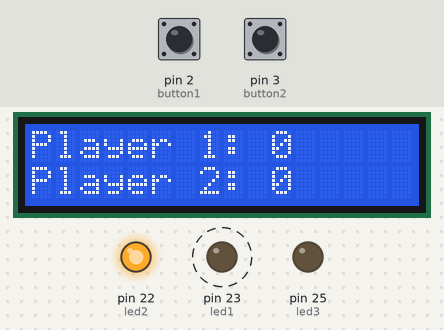
Recording of a sketch running on a simulated Arduino Mega 2560, built with avr-gcc and run on an emulated ATmega2560. On the bench: 16×2 character LCD, output pins drawn as LEDs (lit = HIGH). Dashed ring = blinking. The test bench sets the inputs (shaded band); at power-on: pin 3 (button2) HIGH, pin 2 (button1) HIGH. What the sketch prints to the serial monitor is not drawn.

Above: at 0.64 s.
1.3 s: pin 3 (button2) pulled LOW for 0.15 s
At 1.44 s:
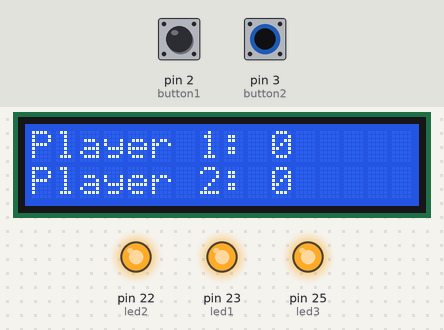
2.0 s: pin 2 (button1) pulled LOW for 1 s
3.6 s: pin 3 (button2) pulled LOW for 1 s
5.2 s: pin 2 (button1) pulled LOW for 1 s
6.8 s: pin 2 (button1) pulled LOW for 3.2 s
At 9.81 s:
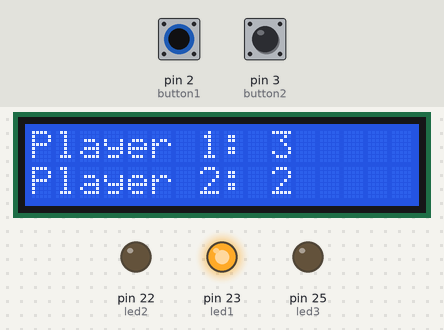
At 10.33 s:
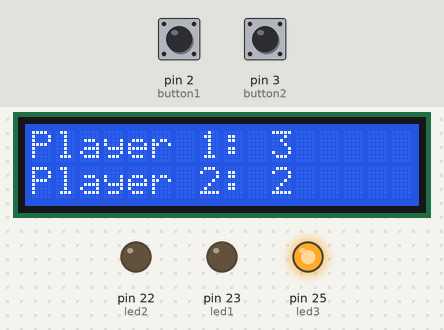
10.6 s: pin 3 (button2) pulled LOW for 0.15 s
At 11.11 s:
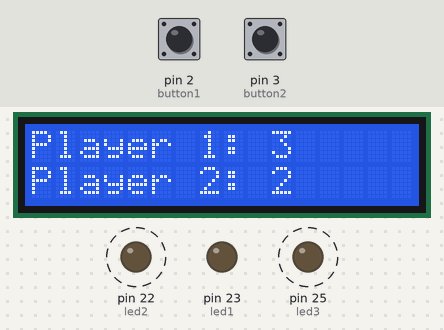
Timing chart, 0 to 12.3 s (numbered marks = the images above; inputs shaded):
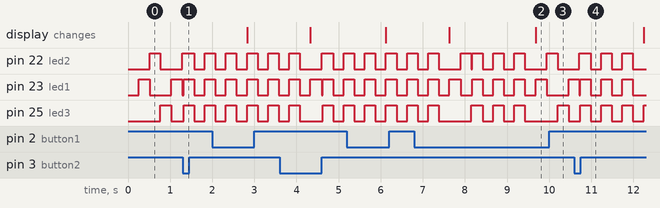

Measured:
- after the input at 1.3 s, pin 23 (led1): LOW → HIGH after 0.02 s instead of 0.50 s
- after the input at 6.8 s, the display: first differs from a run without the input after 2.9 s (image 2)
- after the input at 10.6 s, pin 22 (led2): alternates HIGH for 0.25 s and LOW for 0.25 s, starting after 0.64 s; pin 25 (led3): alternates HIGH for 0.25 s and LOW for 0.25 s, starting after 0.14 s
- by itself, pin 23 (led1): alternates HIGH for 0.26 s and LOW for 0.51 s

The sketch:

LEDlightgame.ino
```cpp
#include <LiquidCrystal.h>


#define button1 2
#define button2 3
#define led1 23
#define led2 22
#define led3 25
#define ledwin2 39
#define ledwin1 38

int rs= 53;
int en= 51;
int d4= 49;
int d5= 47;
int d6= 45;
int d7= 43;
LiquidCrystal lcd(rs,en,d4,d5,d6,d7);

int player1score = 0;
int player2score = 0;

unsigned long previousMillis = 0;
const long interval = 250;
void setup(){
  Serial.begin(9600);
  // button inputs
  pinMode(button1, INPUT);
  pinMode(button2, INPUT);

  // lcd setup
  lcd.begin(16,2);
  lcd.setCursor(0,0);
  lcd.print("Player 1: ");
  lcd.print(player1score);

  lcd.setCursor(0,1);
  lcd.print("Player 2: ");
  lcd.print(player2score);

  // led outputs
  pinMode(led1, OUTPUT);
  pinMode(led2, OUTPUT);
  pinMode(led3, OUTPUT);
}

int button1currentstate = 1;
int button1off = 0;
int button2currentstate = 1;
int led1currentstate = 0;
int led2currentstate = 0;
int led3currentstate = 0;

int led_iter = 1;
int led_update = 1;

void loop(){

  unsigned long currentMillis = millis();
  if (currentMillis - previousMillis >= interval){
    previousMillis = currentMillis;
    led_pattern();
  }

  int button1currentstate = digitalRead(button1);
  int button2currentstate = digitalRead(button2);

  button1_check(button1currentstate);
  button2_check(button2currentstate);

  Serial.print(button2currentstate);
  Serial.print("     ");
  Serial.print("led current");
  Serial.print(led_iter);
  Serial.print("\n");

}
// ===================================================================================
// LED PATTERNS
void led_pattern(){
  if (led_iter == 1){
      digitalWrite(led1, HIGH);
      digitalWrite(led2, LOW);
      digitalWrite(led3, LOW);
      led_update = 2;
      led_iter = led_update;
    }
  else if (led_iter == 2){
      digitalWrite(led1, LOW);
      digitalWrite(led2, HIGH);
      digitalWrite(led3, LOW);
      led_update = 3;
      led_iter = led_update;
    }
  else if (led_iter == 3){
      digitalWrite(led1, LOW);
      digitalWrite(led2, LOW);
      digitalWrite(led3, HIGH);
      led_update = 1;
      led_iter = led_update;
      }
  }

void button1_check(int button1currentstate){
  if (button1currentstate == 0 && led_iter == 1){
  Serial.print("button1 is pressed   ");
  for (int i=1;i<4;i++){
    digitalWrite(led1, HIGH);
    digitalWrite(led2, HIGH);
    digitalWrite(led3, HIGH);
    digitalWrite(ledwin1, HIGH);
    delay(250);
    digitalWrite(led1, LOW);
    digitalWrite(led2, LOW);
    digitalWrite(led3, LOW);
    digitalWrite(ledwin1, LOW);
    delay(250);
    }

  player1score = player1score + 1;
  lcd.setCursor(0,0);
  lcd.print("Player 1: ");
  lcd.print(player1score);

  lcd.setCursor(0,1);
  lcd.print("Player 2: ");
  lcd.print(player2score);

  }
}

void button2_check(int button2currentstate){
  if (button2currentstate == 0 && led_iter == 3){
  Serial.print("button1 is pressed   ");
  for (int i=1;i<4;i++){
    digitalWrite(led1, HIGH);
    digitalWrite(led2, HIGH);
    digitalWrite(led3, HIGH);
    digitalWrite(ledwin2, HIGH);
    delay(250);
    digitalWrite(led1, LOW);
    digitalWrite(led2, LOW);
    digitalWrite(led3, LOW);
    digitalWrite(ledwin2, LOW);
    delay(250);
    }

    player2score = player2score + 1;
    lcd.setCursor(0,0);
    lcd.print("Player 1: ");
    lcd.print(player1score);

    lcd.setCursor(0,1);
    lcd.print("Player 2: ");
    lcd.print(player2score);
  }
}


void led_blink(){
      if (led1currentstate == 0){
      digitalWrite(led1, HIGH);
      digitalWrite(led2, HIGH);
      digitalWrite(led3, HIGH);
      led1currentstate = 1;
    }
    else if(led1currentstate == 1){
      digitalWrite(led1, LOW);
      digitalWrite(led2, LOW);
      digitalWrite(led3, LOW);
      led1currentstate = 0;
    }
  }

  // -----------------------------------------------------------------------
```
